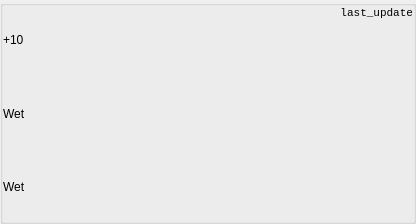
<?xml version="1.0" encoding="UTF-8"?>
<ui version="4.0">
 <class>WhetherWgt</class>
 <widget class="BaseWgt" name="WhetherWgt">
  <property name="geometry">
   <rect>
    <x>0</x>
    <y>0</y>
    <width>416</width>
    <height>224</height>
   </rect>
  </property>
  <property name="contextMenuPolicy">
   <enum>Qt::CustomContextMenu</enum>
  </property>
  <property name="windowTitle">
   <string>WhetherWgt</string>
  </property>
  <layout class="QHBoxLayout" name="lay_main">
   <property name="sizeConstraint">
    <enum>QLayout::SetMinimumSize</enum>
   </property>
   <property name="leftMargin">
    <number>0</number>
   </property>
   <property name="topMargin">
    <number>0</number>
   </property>
   <property name="rightMargin">
    <number>0</number>
   </property>
   <property name="bottomMargin">
    <number>0</number>
   </property>
   <item>
    <layout class="QVBoxLayout" name="lay_vase">
     <item>
      <widget class="QLabel" name="lbl_tempreture">
       <property name="text">
        <string>+10</string>
       </property>
      </widget>
     </item>
     <item>
      <widget class="QLabel" name="lbl_condition">
       <property name="text">
        <string>Wet</string>
       </property>
      </widget>
     </item>
     <item>
      <widget class="QLabel" name="lbl_precipitation">
       <property name="text">
        <string>Wet</string>
       </property>
      </widget>
     </item>
    </layout>
   </item>
   <item>
    <layout class="QVBoxLayout" name="lay_last_update">
     <item>
      <widget class="QLabel" name="lbl_last_update">
       <property name="sizePolicy">
        <sizepolicy hsizetype="Minimum" vsizetype="Preferred">
         <horstretch>0</horstretch>
         <verstretch>0</verstretch>
        </sizepolicy>
       </property>
       <property name="font">
        <font>
         <family>Monospace</family>
         <pointsize>8</pointsize>
        </font>
       </property>
       <property name="toolTip">
        <string>Last update</string>
       </property>
       <property name="layoutDirection">
        <enum>Qt::RightToLeft</enum>
       </property>
       <property name="text">
        <string>last_update</string>
       </property>
       <property name="alignment">
        <set>Qt::AlignRight|Qt::AlignTrailing|Qt::AlignVCenter</set>
       </property>
      </widget>
     </item>
     <item>
      <spacer name="verticalSpacer">
       <property name="orientation">
        <enum>Qt::Vertical</enum>
       </property>
       <property name="sizeType">
        <enum>QSizePolicy::Expanding</enum>
       </property>
       <property name="sizeHint" stdset="0">
        <size>
         <width>20</width>
         <height>40</height>
        </size>
       </property>
      </spacer>
     </item>
    </layout>
   </item>
  </layout>
  <action name="actionUpdate_timer">
   <property name="icon">
    <iconset resource="../resources.qrc">
     <normaloff>:/whether/imgs/timer.png</normaloff>:/whether/imgs/timer.png</iconset>
   </property>
   <property name="text">
    <string>Update timer</string>
   </property>
   <property name="menuRole">
    <enum>QAction::NoRole</enum>
   </property>
  </action>
  <action name="actionUpdate_whether">
   <property name="icon">
    <iconset resource="../resources.qrc">
     <normaloff>:/whether/imgs/update.png</normaloff>:/whether/imgs/update.png</iconset>
   </property>
   <property name="text">
    <string>Update whether</string>
   </property>
   <property name="menuRole">
    <enum>QAction::NoRole</enum>
   </property>
  </action>
 </widget>
 <customwidgets>
  <customwidget>
   <class>BaseWgt</class>
   <extends>QGroupBox</extends>
   <header>BaseWgt/BaseWgt.h</header>
   <container>1</container>
  </customwidget>
 </customwidgets>
 <resources>
  <include location="../resources.qrc"/>
 </resources>
 <connections/>
</ui>
